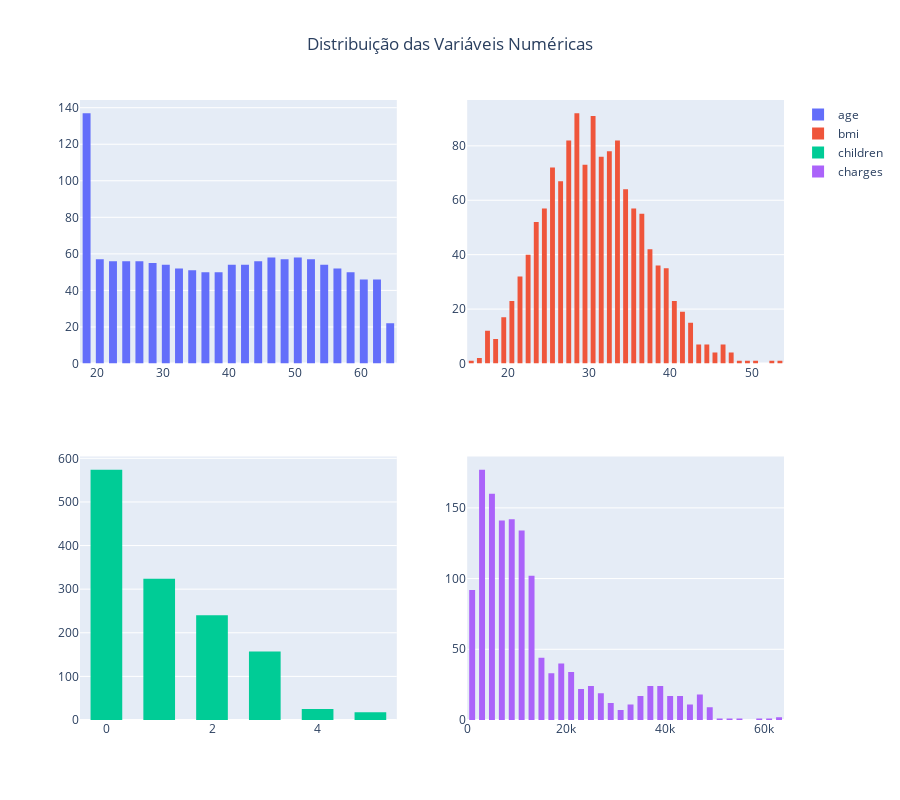

Notebook source saved alongside this figure:
### Markdown cell above
### Variáveis Numéricas

### Code cell
#cria o dashboard

# Define o número de colunas do dashboard
num_cols = 2

# Calcula o número de linhas necessárias
num_rows = len(num_attributes.columns) // num_cols + (len(num_attributes.columns) % num_cols > 0)

fig = make_subplots(rows= num_rows, cols= num_cols)

for i, column in enumerate(num_attributes.columns):
    row = i // num_cols + 1
    col = i % num_cols + 1
    
    fig.add_trace(go.Histogram(x=num_attributes[column], name = column), row= row, col=col)

# Atualiza o layout do dashboard
fig.update_layout(height=400*num_rows, width=900, title_text="Distribuição das Variáveis Numéricas", bargap=0.4, title = dict(x=0.5))


# Exibe o dashboard
fig.show()

### Figure 1 — Plotly figure (JSON) as saved in the notebook; plotly's stock layout.template omitted (floating-point values rounded to 4 significant figures; data arrays with more than 128 entries replaced by an {"elided": "..."} marker saying what was removed)
{"data": [{"name": "age", "type": "histogram", "x": {"elided": "1338 int values"}, "xaxis": "x", "yaxis": "y"}, {"name": "bmi", "type": "histogram", "x": {"elided": "1338 float values"}, "xaxis": "x2", "yaxis": "y2"}, {"name": "children", "type": "histogram", "x": {"elided": "1338 int values"}, "xaxis": "x3", "yaxis": "y3"}, {"name": "charges", "type": "histogram", "x": {"elided": "1338 float values"}, "xaxis": "x4", "yaxis": "y4"}], "layout": {"bargap": 0.4, "height": 800, "title": {"text": "Distribuição das Variáveis Numéricas", "x": 0.5}, "width": 900, "xaxis": {"anchor": "y", "domain": [0, 0.45]}, "xaxis2": {"anchor": "y2", "domain": [0.55, 1]}, "xaxis3": {"anchor": "y3", "domain": [0, 0.45]}, "xaxis4": {"anchor": "y4", "domain": [0.55, 1]}, "yaxis": {"anchor": "x", "domain": [0.575, 1]}, "yaxis2": {"anchor": "x2", "domain": [0.575, 1]}, "yaxis3": {"anchor": "x3", "domain": [0, 0.425]}, "yaxis4": {"anchor": "x4", "domain": [0, 0.425]}}}
